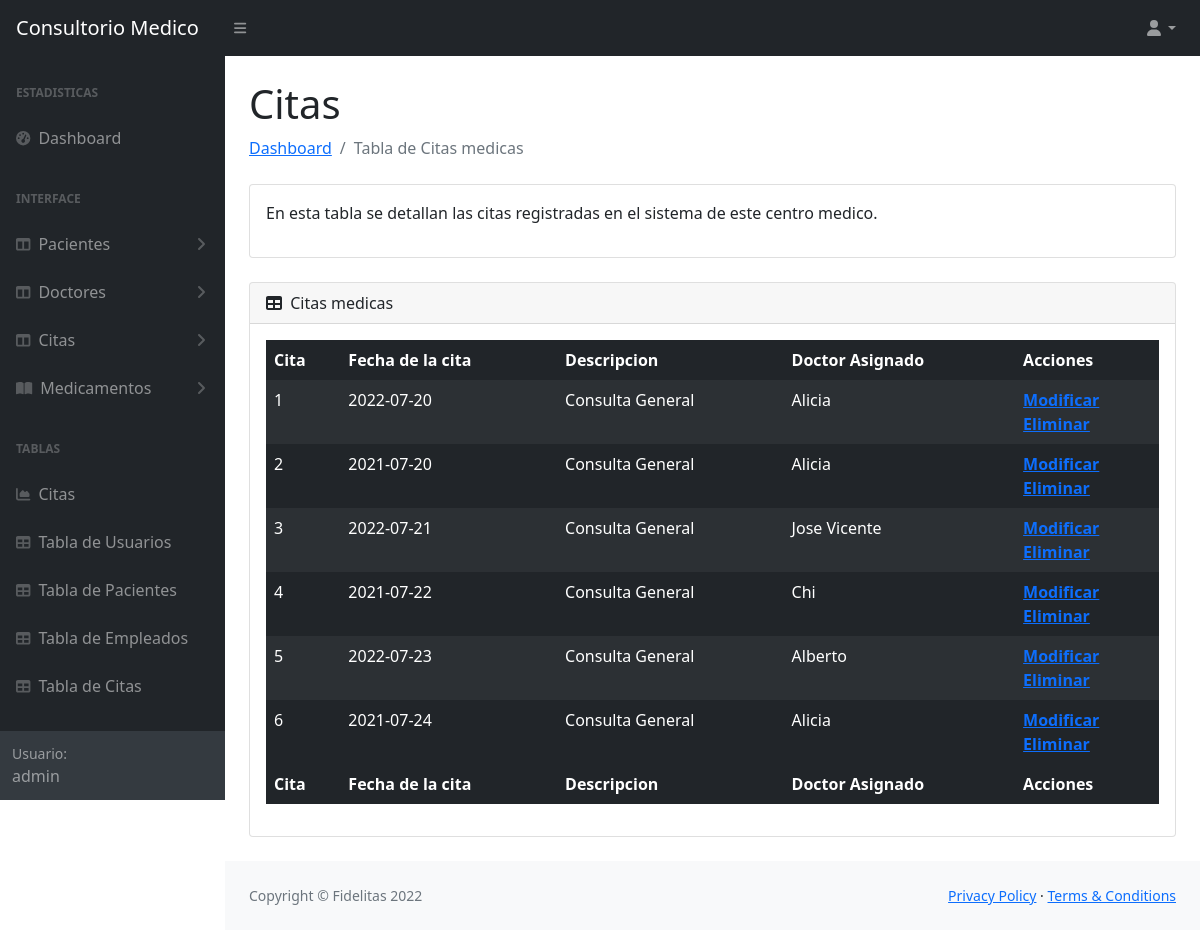
Screenshot of /tablas/tablaCitas.php (signed in) with the database file from the repository.
### tables this page shows
CREATE TABLE `cita` (
  idCita            INT NOT NULL AUTO_INCREMENT,
  fechaCita         VARCHAR(10) NOT NULL,
  descripcion       VARCHAR(45) NOT NULL,
  doctorAsignado    INT NOT NULL,
  cidPaciente       INT NOT NULL,
  PRIMARY KEY (idCita),
  foreign key(doctorAsignado)references `empleados`(idEmpleado),
  foreign key (cidPaciente) references `pacientes`(idPaciente));

CREATE TABLE `empleados` (
  idEmpleado          INT NOT NULL AUTO_INCREMENT,
  nombreEmpleado      VARCHAR(45) NOT NULL,
  apellidosEmpleado   VARCHAR(45) NOT NULL,
  cedulaEmpleado      VARCHAR(20) NOT NULL,
  telefonoEmpleado    VARCHAR(20) NOT NULL,
  correoEmpleado      VARCHAR(45) NOT NULL,
  especialidad        VARCHAR(45) NULL,
  salario             INT NOT NULL,
  usuario             INT NULL,
  PRIMARY KEY (idEmpleado),
  foreign key(usuario)references `usuarios`(idUsuario));

### tablas/tablaCitas.php (the view, shortened to what this page needs)
<?php
 require '../conexion/conexion.php';
 $tipoUsuario = $_SESSION['rol'];
 if (isset($_GET['id'])) {
    $idCitaM=$_GET['id'];
    $tCitasSELECT = "SELECT cm.idCita, cm.fechaCita, cm.descripcion, d.nombreEmpleado FROM cita cm
    JOIN empleados d on cm.doctorAsignado = d.idEmpleado WHERE cm.idCita =".$idCitaM;
 } else{
    $tCitasSELECT = "SELECT cm.idCita, cm.fechaCita, cm.descripcion, d.nombreEmpleado FROM cita cm
    JOIN empleados d on cm.doctorAsignado = d.idEmpleado ";
 }
 $resultado = $mysqli->query($tCitasSELECT);
?>
<!DOCTYPE html>
<html lang="en">
    <head>
        <link href="https://cdn.jsdelivr.net/npm/simple-datatables@latest/dist/style.css" rel="stylesheet" />
        <link href="../css/styles.css" rel="stylesheet" />
    </head>
    <body class="sb-nav-fixed">
        <nav class="sb-topnav navbar navbar-expand navbar-dark bg-dark">
            <a class="navbar-brand ps-3" href="../principal.php">Consultorio Medico</a>
            <button class="btn btn-link btn-sm order-1 order-lg-0 me-4 me-lg-0" id="sidebarToggle" href="#!"><i class="fas fa-bars"></i></button>
            <ul class="navbar-nav ms-auto ms-auto me-0 me-md-3 my-2 my-md-0">
                <li class="nav-item dropdown">
                    <a class="nav-link dropdown-toggle" id="navbarDropdown" href="#" role="button" data-bs-toggle="dropdown" aria-expanded="false"><i class="fas fa-user fa-fw"></i></a>
                </li>
            </ul>
        </nav>
        <div id="layoutSidenav">
            <div id="layoutSidenav_nav">
                <nav class="sb-sidenav accordion sb-sidenav-dark" id="sidenavAccordion">
                    <div class="sb-sidenav-menu">
                        <div class="nav">
                            <div class="sb-sidenav-menu-heading">Estadisticas</div>
                            <a class="nav-link" href="../principal.php">
                                <div class="sb-nav-link-icon"><i class="fas fa-tachometer-alt"></i></div>
                                Dashboard
                            </a>
                            <?php if($tipoUsuario == 1){ ?>
                            <div class="sb-sidenav-menu-heading">Interface</div>
                            <a class="nav-link collapsed" href="#" data-bs-toggle="collapse" data-bs-target="#collapsePacientes" aria-expanded="false" aria-controls="collapseLayouts">
                                <div class="sb-nav-link-icon"><i class="fas fa-columns"></i></div>
                                Pacientes
                                <div class="sb-sidenav-collapse-arrow"><i class="fas fa-angle-down"></i></div>
                            </a>
                            <a class="nav-link collapsed" href="#" data-bs-toggle="collapse" data-bs-target="#collapseDoctor" aria-expanded="false" aria-controls="collapseLayouts">
                                <div class="sb-nav-link-icon"><i class="fas fa-columns"></i></div>
                                Doctores
                                <div class="sb-sidenav-collapse-arrow"><i class="fas fa-angle-down"></i></div>
                            </a>
                            <a class="nav-link collapsed" href="#" data-bs-toggle="collapse" data-bs-target="#collapseCitas" aria-expanded="false" aria-controls="collapseLayouts">
                                <div class="sb-nav-link-icon"><i class="fas fa-columns"></i></div>
                                Citas
                                <div class="sb-sidenav-collapse-arrow"><i class="fas fa-angle-down"></i></div>
                            </a>
                            <a class="nav-link collapsed" href="#" data-bs-toggle="collapse" data-bs-target="#collapsePages" aria-expanded="false" aria-controls="collapsePages">
                                <div class="sb-nav-link-icon"><i class="fas fa-book-open"></i></div>
                                Medicamentos
                                <div class="sb-sidenav-collapse-arrow"><i class="fas fa-angle-down"></i></div>
                            </a>
                            <?php } ?>
                            <div class="sb-sidenav-menu-heading">Tablas</div>
                            <a class="nav-link" href="charts.html">
                                <div class="sb-nav-link-icon"><i class="fas fa-chart-area"></i></div>
                                Citas
                            </a>
                            <a class="nav-link" href="../tablas/tablaUsuarios.php">
                                <div class="sb-nav-link-icon"><i class="fas fa-table"></i></div>
                                Tabla de Usuarios
                            </a>
                            <a class="nav-link" href="../tablas/tablaPacientes.php">
                                <div class="sb-nav-link-icon"><i class="fas fa-table"></i></div>
                                Tabla de Pacientes
                            </a>
                            <a class="nav-link" href="../tablas/tablaEmpleados.php">
                                <div class="sb-nav-link-icon"><i class="fas fa-table"></i></div>
                                Tabla de Empleados
                            </a>
                            <a class="nav-link" href="../tablas/tablaCitas.php">
                                <div class="sb-nav-link-icon"><i class="fas fa-table"></i></div>
                                Tabla de Citas
                            </a>
                        </div>
                    </div>
                    <div class="sb-sidenav-footer">
                        <div class="small">Usuario:</div>
                        <?php echo $_SESSION['nombreUsuario'] ?>
                    </div>
                </nav>
            </div>
            <div id="layoutSidenav_content">
                <main>
                    <div class="container-fluid px-4">
                        <h1 class="mt-4">Citas</h1>
                        <ol class="breadcrumb mb-4">
                            <li class="breadcrumb-item"><a href="../principal.php">Dashboard</a></li>
                            <li class="breadcrumb-item active">Tabla de Citas medicas</li>
                        </ol>
                        <div class="card mb-4">
                            <div class="card-body">
                               <p>En esta tabla se detallan las citas registradas en el sistema de este centro medico.</p>
                            </div>
                        </div>
                        <div class="card mb-4">
                            <div class="card-header">
                                <i class="fas fa-table me-1"></i>
                                Citas medicas
                            </div>
                            <div class="card-body">
                                <table id="datatablesSimple" class="table table-dark table-striped table-borderless">
                                    <thead>
                                        <tr>
                                            <th>Cita</th>
                                            <th>Fecha de la cita</th>
                                            <th>Descripcion</th>
                                            <th>Doctor Asignado</th>
                                            <th>Acciones</th>
                                        </tr>
                                    </thead>
                                    <tfoot>
                                        <tr>
                                            <th>Cita</th>
                                            <th>Fecha de la cita</th>
                                            <th>Descripcion</th>
                                            <th>Doctor Asignado</th>
                                            <th>Acciones</th>
                                        </tr>
                                    </tfoot>
                                    <tbody>
                                        <?php
                                            while ($row = $resultado->fetch_assoc()) { ?>
                                            <tr>
                                                <?php $idCitaM =  $row['idCita'];?>
                                                <td><?php echo $row['idCita']  ?></td>
                                                <td><?php echo $row['fechaCita']  ?></td>
                                                <td><?php echo $row['descripcion']  ?></td>
                                                <td><?php echo $row['nombreEmpleado']  ?></td>
                                                <th><?php echo "<a href='../formularios/editarCita.php?id=$idCitaM'>Modificar</a><br><a href='../formularios/eliminarDoctor.php?id=$idCitaM'>Eliminar</a>" ?></th>
                                            </tr>
                                            <?php } ?>
                                    </tbody>
                                </table>
                            </div>
                        </div>
                    </div>
                </main>
                <footer class="py-4 bg-light mt-auto">
                    <div class="container-fluid px-4">
                        <div class="d-flex align-items-center justify-content-between small">
                            <div class="text-muted">Copyright &copy; Fidelitas 2022</div>
                            <div>
                                <a href="#">Privacy Policy</a>
                                &middot;
                                <a href="#">Terms &amp; Conditions</a>
                            </div>
                        </div>
                    </div>
                </footer>
            </div>
    </body>
</html>

### rows the page displays
cita: idCita "1", fechaCita "2022-07-20", descripcion "Consulta General", doctorAsignado.nombreEmpleado "Alicia"
cita: idCita "2", fechaCita "2021-07-20", descripcion "Consulta General", doctorAsignado.nombreEmpleado "Alicia"
cita: idCita "3", fechaCita "2022-07-21", descripcion "Consulta General", doctorAsignado.nombreEmpleado "Jose Vicente"
cita: idCita "4", fechaCita "2021-07-22", descripcion "Consulta General", doctorAsignado.nombreEmpleado "Chi"
cita: idCita "5", fechaCita "2022-07-23", descripcion "Consulta General", doctorAsignado.nombreEmpleado "Alberto"
cita: idCita "6", fechaCita "2021-07-24", descripcion "Consulta General", doctorAsignado.nombreEmpleado "Alicia"

### other values shown
$_SESSION['nombreUsuario'] "admin"
